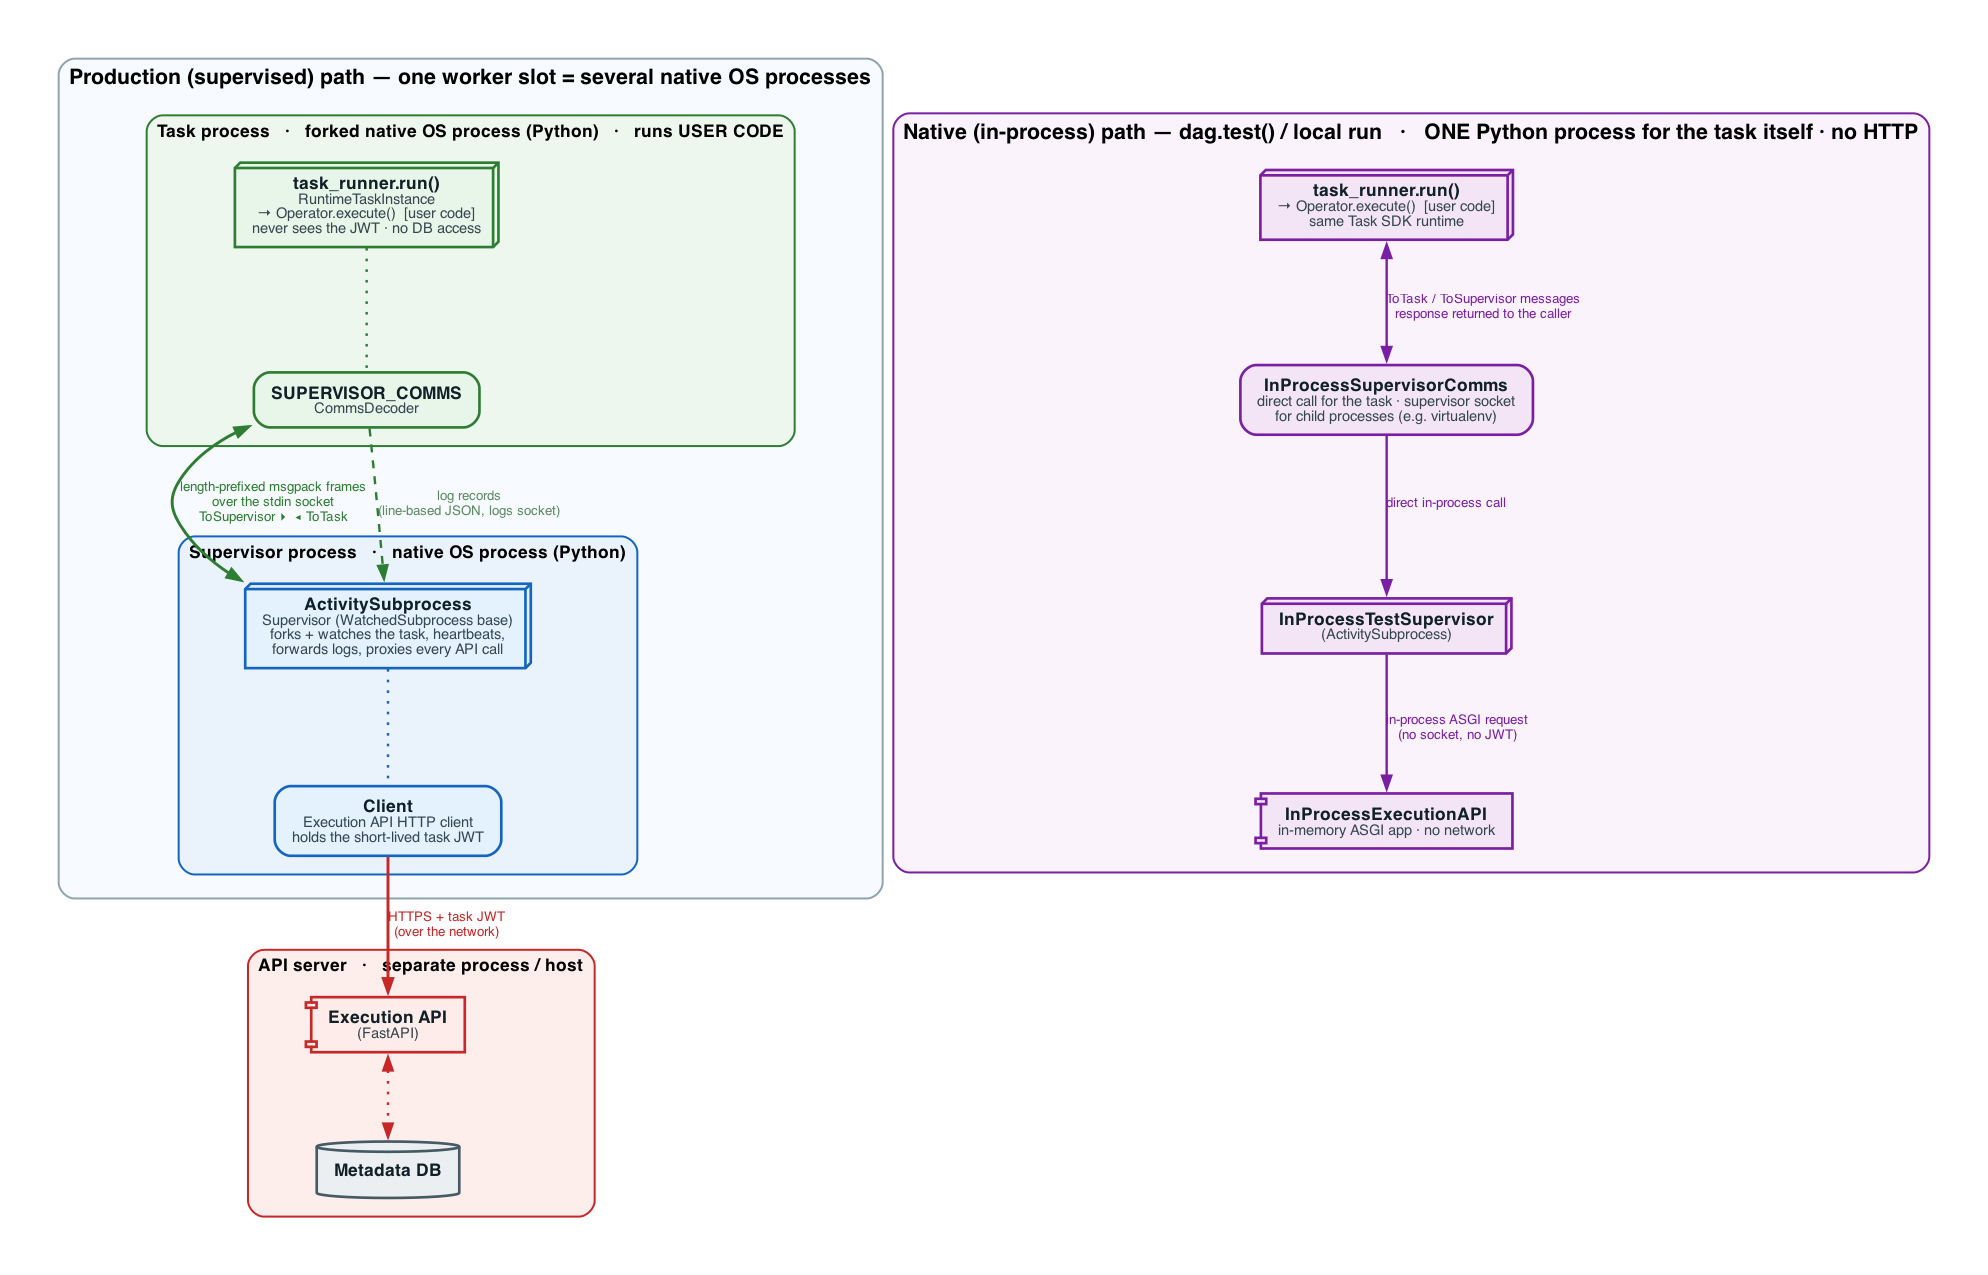

This figure's Python source:
# Licensed to the Apache Software Foundation (ASF) under one
# or more contributor license agreements.  See the NOTICE file
# distributed with this work for additional information
# regarding copyright ownership.  The ASF licenses this file
# to you under the Apache License, Version 2.0 (the
# "License"); you may not use this file except in compliance
# with the License.  You may obtain a copy of the License at
#
#   http://www.apache.org/licenses/LICENSE-2.0
#
# Unless required by applicable law or agreed to in writing,
# software distributed under the License is distributed on an
# "AS IS" BASIS, WITHOUT WARRANTIES OR CONDITIONS OF ANY
# KIND, either express or implied.  See the License for the
# specific language governing permissions and limitations
# under the License.
# /// script
# requires-python = ">=3.11"
# dependencies = [
#    "rich>=13.6.0",
#    "graphviz>=0.20.1",
# ]
# ///
"""
Architecture diagram for Task SDK execution.

Contrasts the two ways a task is run:

* the *supervised* path used in production, where the Supervisor ("Coordinator")
  and the Task each run in their own **native OS process** (Python interpreter)
  and talk over a socket, with the Supervisor proxying the remote Execution API; and
* the *native / in-process* path (``dag.test()`` and local runs), where the whole
  thing runs **inside a single Python process** with in-memory queues instead of
  sockets and an in-memory Execution API instead of HTTP.

Rendered with graphviz directly (rather than the ``diagrams`` library) so every
label sits *inside* a sized shape — nothing overlaps, and each kind of thing gets
its own shape: 3-D box = native OS process, rounded box = an object inside a
process, component = an ASGI/FastAPI app, cylinder = the database.
"""

from __future__ import annotations

from pathlib import Path

import graphviz
from rich.console import Console

MY_DIR = Path(__file__).parent
MY_FILENAME = Path(__file__).with_suffix("").name

console = Console(width=400, color_system="standard")

# Soft, modern palette: (fill, border) per role.
TASK = ("#e8f5e9", "#2e7d32")  # Task SDK / user code
SUP = ("#e3f2fd", "#1565c0")  # Supervisor ("Coordinator")
API = ("#fdecea", "#c62828")  # Execution API
NATIVE = ("#f3e5f5", "#7b1fa2")  # in-process "native" path
NEUTRAL = ("#eceff1", "#455a64")  # database


def _label(title: str, sub: str | None = None) -> str:
    """Build an HTML-like label: bold title over a smaller, dimmer subtitle."""
    html = f"<<b>{title}</b>"
    if sub:
        html += f'<br/><font point-size="11" color="#37474f">{sub}</font>'
    return html + ">"


def _node(g, node_id: str, title: str, sub: str, *, shape: str, theme: tuple[str, str]) -> None:
    fill, border = theme
    style = "filled" if shape in ("box3d", "cylinder", "component") else "rounded,filled"
    g.node(
        node_id,
        label=_label(title, sub),
        shape=shape,
        style=style,
        fillcolor=fill,
        color=border,
        penwidth="2",
        margin="0.18,0.12",
    )


def generate_task_sdk_execution_architecture_diagram():
    image_file = MY_DIR / f"{MY_FILENAME}.png"
    console.print(f"[bright_blue]Generating architecture image {image_file}")

    g = graphviz.Digraph("task_sdk_execution_architecture")
    g.attr(
        rankdir="TB",
        splines="spline",
        nodesep="0.6",
        ranksep="0.9",
        pad="0.5",
        bgcolor="white",
        fontname="Helvetica",
        newrank="true",
        compound="true",
    )
    g.attr("node", fontname="Helvetica", fontsize="13", fontcolor="#102027")
    g.attr("edge", fontname="Helvetica", fontsize="10", penwidth="1.8", color="#546e7a")

    # ------------------------------------------------------------------ #
    # Production / supervised path — several native OS processes.
    # ------------------------------------------------------------------ #
    with g.subgraph(name="cluster_prod") as prod:
        prod.attr(
            label="Production (supervised) path — one worker slot = several native OS processes",
            labelloc="t",
            style="rounded,filled",
            fillcolor="#f7fbff",
            color="#90a4ae",
            penwidth="1.5",
            fontsize="16",
            fontname="Helvetica-Bold",
            margin="18",
        )

        with prod.subgraph(name="cluster_task") as task:
            task.attr(
                label="Task process   ·   forked native OS process (Python)   ·   runs USER CODE",
                labelloc="t",
                style="rounded,filled",
                fillcolor="#edf7ee",
                color=TASK[1],
                penwidth="1.5",
                fontsize="13",
                fontname="Helvetica-Bold",
                margin="14",
            )
            _node(
                task,
                "task_runner",
                "task_runner.run()",
                "RuntimeTaskInstance<br/>→ Operator.execute()  [user code]<br/>never sees the JWT · no DB access",
                shape="box3d",
                theme=TASK,
            )
            _node(
                task,
                "comms",
                "SUPERVISOR_COMMS",
                "CommsDecoder",
                shape="box",
                theme=TASK,
            )
            task.edge("task_runner", "comms", style="dotted", color=TASK[1], arrowhead="none")

        with prod.subgraph(name="cluster_sup") as sup:
            sup.attr(
                label="Supervisor process   ·   native OS process (Python)",
                labelloc="t",
                style="rounded,filled",
                fillcolor="#eaf3fc",
                color=SUP[1],
                penwidth="1.5",
                fontsize="13",
                fontname="Helvetica-Bold",
                margin="14",
            )
            _node(
                sup,
                "supervisor",
                "ActivitySubprocess",
                "Supervisor (WatchedSubprocess base)<br/>forks + watches the task, heartbeats,"
                "<br/>forwards logs, proxies every API call",
                shape="box3d",
                theme=SUP,
            )
            _node(
                sup,
                "client",
                "Client",
                "Execution API HTTP client<br/>holds the short-lived task JWT",
                shape="box",
                theme=SUP,
            )
            sup.edge("supervisor", "client", style="dotted", color=SUP[1], arrowhead="none")

        # Socket comms between the two native OS processes.
        g.edge(
            "comms",
            "supervisor",
            label="length-prefixed msgpack frames\nover the stdin socket\nToSupervisor ▸  ◂ ToTask",
            color=TASK[1],
            fontcolor=TASK[1],
            dir="both",
            penwidth="2.2",
        )
        g.edge(
            "comms",
            "supervisor",
            label="log records\n(line-based JSON, logs socket)",
            color=TASK[1],
            fontcolor="#5d8a60",
            style="dashed",
        )

    # ------------------------------------------------------------------ #
    # API server — separate process / host.
    # ------------------------------------------------------------------ #
    with g.subgraph(name="cluster_api") as api:
        api.attr(
            label="API server   ·   separate process / host",
            labelloc="t",
            style="rounded,filled",
            fillcolor="#fdeeec",
            color=API[1],
            penwidth="1.5",
            fontsize="13",
            fontname="Helvetica-Bold",
            margin="14",
        )
        _node(api, "execution_api", "Execution API", "(FastAPI)", shape="component", theme=API)
        _node(api, "metadata_db", "Metadata DB", "", shape="cylinder", theme=NEUTRAL)
        api.edge("execution_api", "metadata_db", style="dotted", color=API[1], dir="both")

    g.edge(
        "client",
        "execution_api",
        label="HTTPS + task JWT\n(over the network)",
        color=API[1],
        fontcolor=API[1],
        penwidth="2.2",
    )

    # ------------------------------------------------------------------ #
    # Native / in-process path — one Python process for the task itself, no HTTP.
    # ------------------------------------------------------------------ #
    with g.subgraph(name="cluster_native") as nat:
        nat.attr(
            label="Native (in-process) path — dag.test() / local run"
            "   ·   ONE Python process for the task itself · no HTTP",
            labelloc="t",
            style="rounded,filled",
            fillcolor="#faf3fc",
            color=NATIVE[1],
            penwidth="1.5",
            fontsize="16",
            fontname="Helvetica-Bold",
            margin="18",
        )
        _node(
            nat,
            "in_runner",
            "task_runner.run()",
            "→ Operator.execute()  [user code]<br/>same Task SDK runtime",
            shape="box3d",
            theme=NATIVE,
        )
        _node(
            nat,
            "in_comms",
            "InProcessSupervisorComms",
            "direct call for the task · supervisor socket<br/>for child processes (e.g. virtualenv)",
            shape="box",
            theme=NATIVE,
        )
        _node(nat, "in_sup", "InProcessTestSupervisor", "(ActivitySubprocess)", shape="box3d", theme=NATIVE)
        _node(
            nat,
            "in_api",
            "InProcessExecutionAPI",
            "in-memory ASGI app · no network",
            shape="component",
            theme=NATIVE,
        )
        nat.edge(
            "in_runner",
            "in_comms",
            label="ToTask / ToSupervisor messages\nresponse returned to the caller",
            color=NATIVE[1],
            fontcolor=NATIVE[1],
            dir="both",
        )
        nat.edge("in_comms", "in_sup", label="direct in-process call", color=NATIVE[1], fontcolor=NATIVE[1])
        nat.edge(
            "in_sup",
            "in_api",
            label="in-process ASGI request\n(no socket, no JWT)",
            color=NATIVE[1],
            fontcolor=NATIVE[1],
        )

    g.render(outfile=str(image_file), format="png", cleanup=True)
    console.print(f"[green]Generated architecture image {image_file}")


if __name__ == "__main__":
    generate_task_sdk_execution_architecture_diagram()
